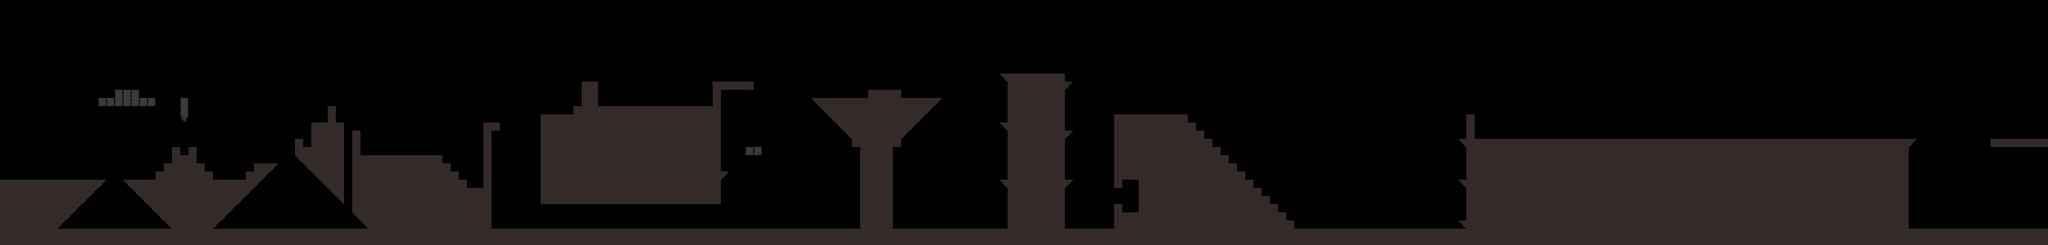

A level layout from a 2D game, rendered from its tile map. Below: a short description, then the map file with tile-grid data replaced by summaries:
An orthogonal 250x30 tile map with 32x32 px tiles, 1 tile layer (layer1).

<map version="1.0" tiledversion="1.1.6" orientation="orthogonal" renderorder="right-down" width="250" height="30" tilewidth="32" tileheight="32" infinite="0" nextobjectid="1">
 <tileset firstgid="1" name="platform" tilewidth="32" tileheight="32" tilecount="144" columns="12">
  <image source="tilemap2.png" width="384" height="384" />
 </tileset>
 <layer name="layer1" width="250" height="30">
  <data>[7500 cells, 2199 non-empty, 8 distinct tile ids]</data>
 </layer>
</map>